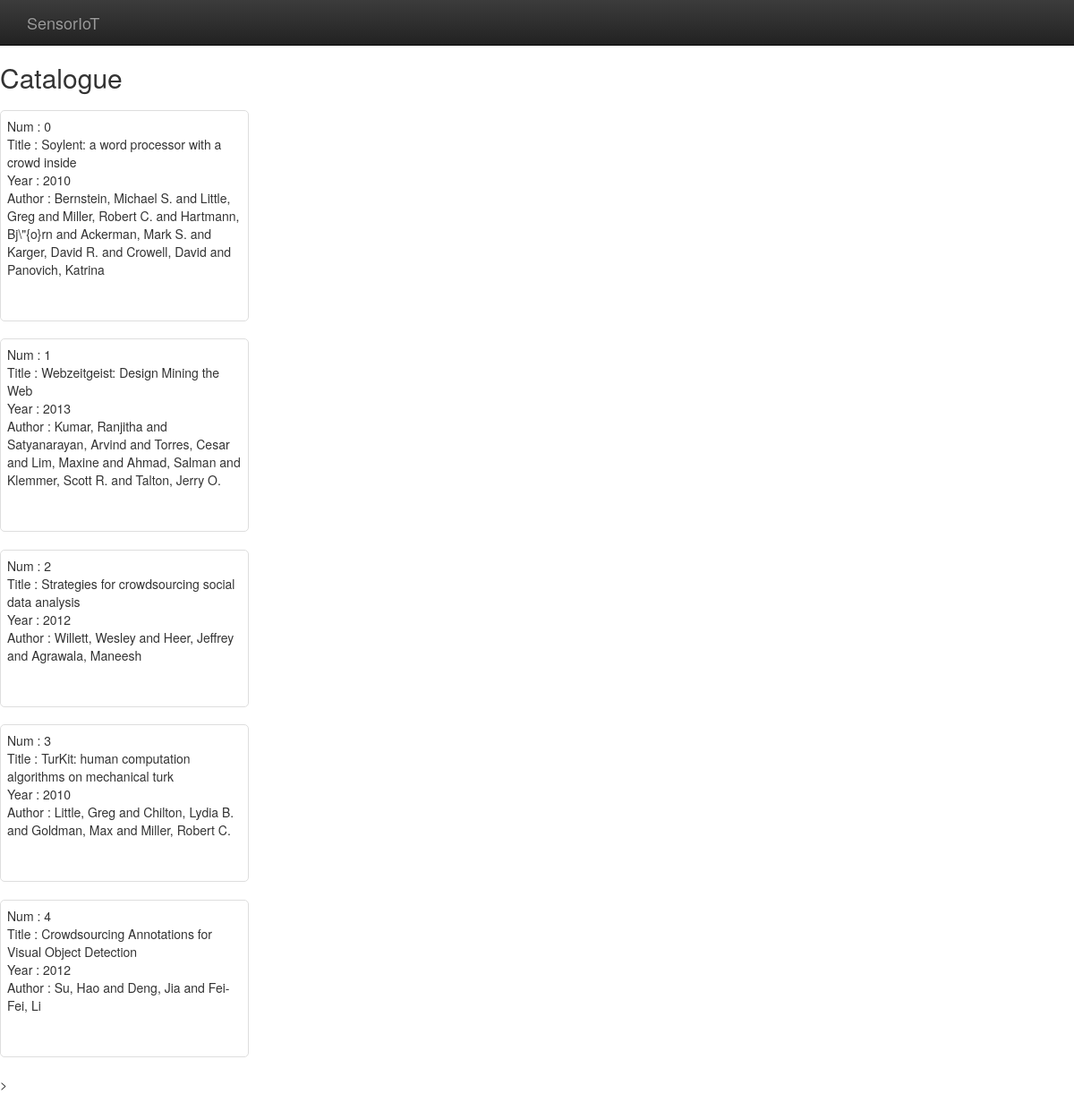
The page /show on the database its author committed.
### apps/models.py (models this page shows, shortened)
class Entry(db.Model):
    __tablename__ = 'entry'
    id = db.Column(db.Integer, primary_key=True, autoincrement=True)
    number = db.Column(db.Integer)
    title = db.Column(db.String(), nullable=False)
    author = db.Column(db.String(), nullable=False)
    year = db.Column(db.Integer)
    def __repr__(self):
        return '<number %d, title %s, author %s, year %d >' % (self.number, self.title, self.author, self.year)

### apps/parserViews.py (the view)
@module.route('/show')
def show_entries():
    p = models.Entry.query.all()
    print p
    return render_template("show.html", data = p )

### apps/templates/show.html (shortened to what this page needs)
</<!DOCTYPE html>
  <html>
  <head>
    <link rel="stylesheet" href="/static/css/bootstrap.min.css">
    {% block head %}
        <link rel="stylesheet" href="/static/css/bootstrap.min.css">
        <link rel="stylesheet" href="/static/css/bootstrap-theme.min.css">
        <link rel="stylesheet" href="/static/css/font-awesome.min.css">
        <link rel="stylesheet" href="/static/css/main.css">
    {% endblock %}
  </head>
  <body>
  {% block navbar %}
    <div class="navbar navbar-inverse navbar-fixed-top">
      <div class="container">
        <div class="navbar-header">
           <a class="navbar-brand" href="/">SensorIoT</a>
        </div>
        <div class="navbar-collapse collapse">
          <ul class="nav navbar-nav">
            <li><a href="/Home"></a></li>
          </ul>
        </div>
      </div>
    </div>
  {% endblock %}
    <div class="row">
      <div class="col-lg-3">
        <h2>Catalogue</h2>
        {% block body %}
          {% for p in data %}
         <ul class="item">
          <li>Num : {{p.number}}</li>
          <li>Title : {{p.title}}</li>
          <li>Year : {{p.year}}</li>
          <li>Author : {{p.author}}</li>
        </ul>
          {% endfor %}
          {% endblock %}
      </div>
    </div>
  </body>
  </html>>

### apps/static/css/main.css (style rules this page uses)
.item { overflow: hidden; list-style: none; padding: 0.5em; margin: 1.4em 0; background-color: #ffffff; border: 1px solid #dedede; -moz-border-radius-topleft: 5px; -webkit-border-top-left-radius: 5px; -khtml-border-top-left-radius: 5px; border-top-left-radius: 5px; -moz-border-radius-topright: 5px; -webkit-border-top-right-radius: 5px; -khtml-border-top-right-radius: 5px; border-top-right-radius: 5px; -moz-border-radius-bottomleft: 5px; -webkit-border-bottom-left-radius: 5px; -khtml-border-bottom-left-radius: 5px; border-bottom-left-radius: 5px; -moz-border-radius-bottomright: 5px; -webkit-border-bottom-right-radius: 5px; -khtml-border-bottom-right-radius: 5px; border-bottom-right-radius: 5px; }

### apps/templates/show.html (style rules this page uses)
body { padding-top: 50px; padding-bottom: 20px; }

### rows shown on the page
Entry: number "0", title "Soylent: a word processor with a crowd inside", year "2010", author "Bernstein, Michael S. and Little, Greg and Miller, Robert C. and Hartmann, Bj\\\"{o}rn and Ackerman, Mark S. and Karger, David R. and Crowell, David and Panovich, Katrina"
Entry: number "1", title "Webzeitgeist: Design Mining the Web", year "2013", author "Kumar, Ranjitha and Satyanarayan, Arvind and Torres, Cesar and Lim, Maxine and Ahmad, Salman and Klemmer, Scott R. and Talton, Jerry O."
Entry: number "2", title "Strategies for crowdsourcing social data analysis", year "2012", author "Willett, Wesley and Heer, Jeffrey and Agrawala, Maneesh"
Entry: number "3", title "TurKit: human computation algorithms on mechanical turk", year "2010", author "Little, Greg and Chilton, Lydia B. and Goldman, Max and Miller, Robert C."
Entry: number "4", title "Crowdsourcing Annotations for Visual Object Detection", year "2012", author "Su, Hao and Deng, Jia and Fei-Fei, Li"
